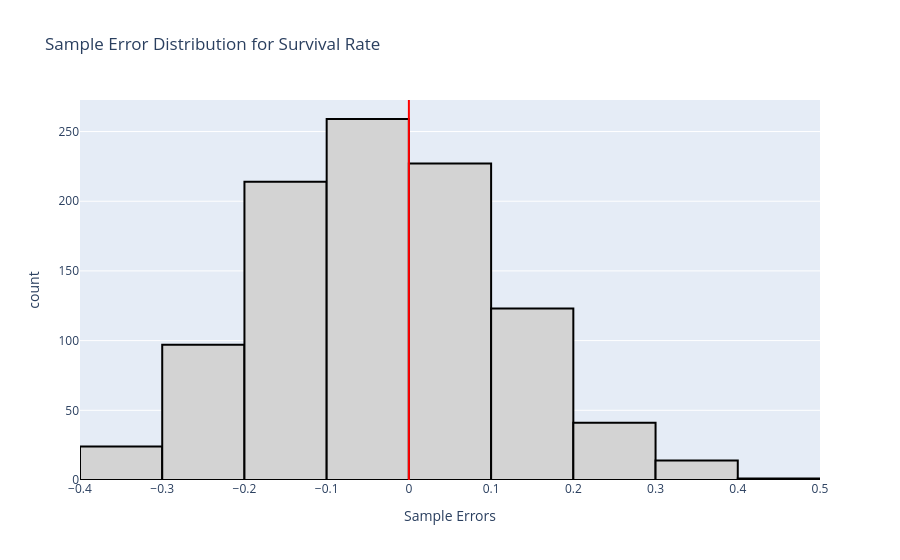

Notebook source saved alongside this figure:
### Markdown cell above
The histogram above visualizes the **sampling distribution of *survival rate***. What does it tell us?
* The "bump" of the histogram is concentrated around the true, population survival rate. This tells us that if you take a sample at random, it's quite likely that you'll get one whose survival rate estimate is close to the population value.
* The tails of the histogram extend as low as 0 and as high as 0.8. This tells us we can get unlucky samples whose estimates are quite far from the true, population value.
* Estimation performance here doesn't seem too bad, especially given that the sample size was $n=10$ (less than 1\% of the population size).

This same information (and insights) can instead be visualized via the **sample error distribution** which is, as the name suggests, the distribution of sample errors.

### Code cell
# Visualize the sample errors
sample_errors = sample_surv_rates - pop_surv_rate
fig = px.histogram(sample_errors,
                   title = "Sample Error Distribution for Survival Rate",
                   labels = {"value":"Sample Errors"},
                   height = 550)

fig.update_traces(showlegend = False,
                  marker_color = "lightgrey", 
                  marker_line_color = "black",
                  marker_line_width = 2)

pop_surv_rate = titanic["survived"].value_counts(normalize = True).loc["yes"]
fig.add_vline(x = 0,          
              line_width=2,            
              line_dash="solid",       
              line_color="red")

### Figure 1 — Plotly figure (JSON) as saved in the notebook; plotly's stock layout.template omitted (floating-point values rounded to 4 significant figures; data arrays with more than 128 entries replaced by an {"elided": "..."} marker saying what was removed)
{"data": [{"alignmentgroup": "True", "bingroup": "x", "hovertemplate": "variable=0<br>Sample Errors=%{x}<br>count=%{y}<extra></extra>", "legendgroup": "0", "marker": {"color": "lightgrey", "line": {"color": "black", "width": 2}, "pattern": {"shape": ""}}, "name": "0", "offsetgroup": "0", "orientation": "v", "showlegend": false, "type": "histogram", "x": {"elided": "1000 float values"}, "xaxis": "x", "yaxis": "y"}], "layout": {"autosize": true, "barmode": "relative", "legend": {"title": {"text": "variable"}, "tracegroupgap": 0}, "shapes": [{"line": {"color": "red", "dash": "solid", "width": 2}, "type": "line", "x0": 0, "x1": 0, "xref": "x", "y0": 0, "y1": 1, "yref": "y domain"}], "title": {"text": "Sample Error Distribution for Survival Rate"}, "xaxis": {"anchor": "y", "autorange": true, "domain": [0, 1], "range": [-0.4, 0.5], "title": {"text": "Sample Errors"}, "type": "linear"}, "yaxis": {"anchor": "x", "autorange": true, "domain": [0, 1], "range": [0, 272.6], "title": {"text": "count"}}}}
